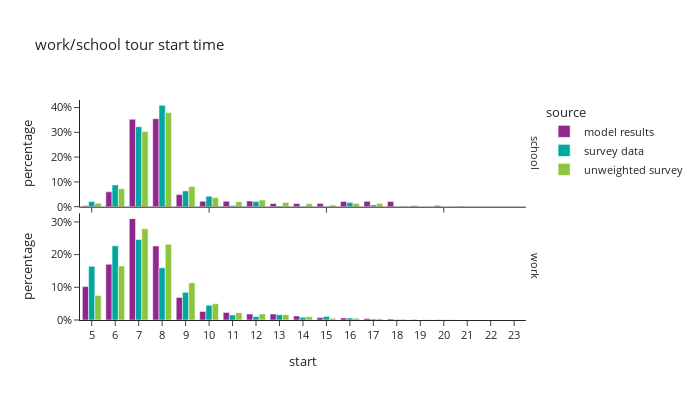

Notebook code cell kept with this figure:
### Code cell
df_plot = ws_tour_data.groupby(['source','tour_type','start'])[['trip_weight_2017_2019']].sum().reset_index()
df_plot['percentage'] = df_plot.groupby(['tour_type','source'], group_keys=False)['trip_weight_2017_2019']. \
    apply(lambda x: x / float(x.sum()))

fig = px.bar(df_plot, x="start", y="percentage", color="source",barmode="group",
             facet_row='tour_type',
             title="work/school tour start time")
fig.for_each_annotation(lambda a: a.update(text = a.text.split("=")[-1]))
fig.update_layout(height=400, width=700, yaxis1=dict(tickformat=".0%"), yaxis2=dict(tickformat=".0%", matches=None), xaxis=dict(dtick="1"))
fig.show()

### Figure 1 — Plotly figure (JSON) as saved in the notebook; plotly's stock layout.template omitted (floating-point values rounded to 4 significant figures)
{"data": [{"alignmentgroup": "True", "hovertemplate": "source=model results<br>tour_type=school<br>start=%{x}<br>percentage=%{y}<extra></extra>", "legendgroup": "model results", "marker": {"color": "#91268F", "pattern": {"shape": ""}}, "name": "model results", "offsetgroup": "model results", "orientation": "v", "showlegend": true, "textposition": "auto", "type": "bar", "x": [5.0, 6.0, 7.0, 8.0, 9.0, 10.0, 11.0, 12.0, 13.0, 14.0, 15.0, 16.0, 17.0, 18.0, 19.0, 20.0, 21.0, 22.0, 23.0], "xaxis": "x2", "y": [0.003743, 0.06004, 0.3525, 0.3552, 0.04885, 0.02176, 0.02195, 0.02282, 0.01289, 0.01288, 0.01331, 0.02132, 0.02151, 0.02132, 0.00355, 0.004384, 0.00194, 3.84e-05, 0.0001006], "yaxis": "y2"}, {"alignmentgroup": "True", "hovertemplate": "source=model results<br>tour_type=work<br>start=%{x}<br>percentage=%{y}<extra></extra>", "legendgroup": "model results", "marker": {"color": "#91268F", "pattern": {"shape": ""}}, "name": "model results", "offsetgroup": "model results", "orientation": "v", "showlegend": false, "textposition": "auto", "type": "bar", "x": [5.0, 6.0, 7.0, 8.0, 9.0, 10.0, 11.0, 12.0, 13.0, 14.0, 15.0, 16.0, 17.0, 18.0, 19.0, 20.0, 21.0, 22.0, 23.0], "xaxis": "x", "y": [0.1021, 0.1705, 0.31, 0.2263, 0.06914, 0.02633, 0.02302, 0.01806, 0.0181, 0.01244, 0.00728, 0.006499, 0.004301, 0.00292, 0.001653, 0.0009463, 0.00027, 4.078e-05, 2.462e-05], "yaxis": "y"}, {"alignmentgroup": "True", "hovertemplate": "source=survey data<br>tour_type=school<br>start=%{x}<br>percentage=%{y}<extra></extra>", "legendgroup": "survey data", "marker": {"color": "#00A7A0", "pattern": {"shape": ""}}, "name": "survey data", "offsetgroup": "survey data", "orientation": "v", "showlegend": true, "textposition": "auto", "type": "bar", "x": [5.0, 6.0, 7.0, 8.0, 9.0, 10.0, 11.0, 12.0, 13.0, 14.0, 15.0, 16.0, 17.0, 18.0], "xaxis": "x2", "y": [0.02066, 0.08786, 0.3226, 0.4089, 0.06377, 0.04248, 0.004674, 0.02075, 0.002577, 0.001088, 0.0004988, 0.01646, 0.007342, 0.0003579], "yaxis": "y2"}, {"alignmentgroup": "True", "hovertemplate": "source=survey data<br>tour_type=work<br>start=%{x}<br>percentage=%{y}<extra></extra>", "legendgroup": "survey data", "marker": {"color": "#00A7A0", "pattern": {"shape": ""}}, "name": "survey data", "offsetgroup": "survey data", "orientation": "v", "showlegend": false, "textposition": "auto", "type": "bar", "x": [5.0, 6.0, 7.0, 8.0, 9.0, 10.0, 11.0, 12.0, 13.0, 14.0, 15.0, 16.0, 17.0, 18.0, 19.0, 20.0], "xaxis": "x", "y": [0.1642, 0.2269, 0.2462, 0.1597, 0.08457, 0.04487, 0.01553, 0.0105, 0.01622, 0.008625, 0.0107, 0.006207, 0.003096, 0.001471, 0.0003054, 0.0009619], "yaxis": "y"}, {"alignmentgroup": "True", "hovertemplate": "source=unweighted survey<br>tour_type=school<br>start=%{x}<br>percentage=%{y}<extra></extra>", "legendgroup": "unweighted survey", "marker": {"color": "#8CC63E", "pattern": {"shape": ""}}, "name": "unweighted survey", "offsetgroup": "unweighted survey", "orientation": "v", "showlegend": true, "textposition": "auto", "type": "bar", "x": [5.0, 6.0, 7.0, 8.0, 9.0, 10.0, 11.0, 12.0, 13.0, 14.0, 15.0, 16.0, 17.0, 18.0], "xaxis": "x2", "y": [0.0139, 0.07273, 0.3037, 0.3797, 0.08128, 0.03743, 0.02032, 0.02674, 0.01711, 0.01176, 0.006417, 0.01283, 0.01283, 0.003209], "yaxis": "y2"}, {"alignmentgroup": "True", "hovertemplate": "source=unweighted survey<br>tour_type=work<br>start=%{x}<br>percentage=%{y}<extra></extra>", "legendgroup": "unweighted survey", "marker": {"color": "#8CC63E", "pattern": {"shape": ""}}, "name": "unweighted survey", "offsetgroup": "unweighted survey", "orientation": "v", "showlegend": false, "textposition": "auto", "type": "bar", "x": [5.0, 6.0, 7.0, 8.0, 9.0, 10.0, 11.0, 12.0, 13.0, 14.0, 15.0, 16.0, 17.0, 18.0, 19.0, 20.0], "xaxis": "x", "y": [0.07526, 0.1652, 0.2789, 0.2317, 0.1136, 0.04958, 0.02247, 0.01873, 0.01623, 0.01017, 0.004994, 0.005707, 0.003745, 0.002319, 0.0007134, 0.0007134], "yaxis": "y"}], "layout": {"annotations": [{"font": {}, "showarrow": false, "text": "work", "textangle": 90, "x": 0.98, "xanchor": "left", "xref": "paper", "y": 0.2425, "yanchor": "middle", "yref": "paper"}, {"font": {}, "showarrow": false, "text": "school", "textangle": 90, "x": 0.98, "xanchor": "left", "xref": "paper", "y": 0.7575, "yanchor": "middle", "yref": "paper"}], "barmode": "group", "height": 400, "legend": {"title": {"text": "source"}, "tracegroupgap": 0}, "title": {"text": "work/school tour start time"}, "width": 700, "xaxis": {"anchor": "y", "domain": [0.0, 0.98], "dtick": "1", "title": {"text": "start"}}, "xaxis2": {"anchor": "y2", "domain": [0.0, 0.98], "matches": "x", "showticklabels": false}, "yaxis": {"anchor": "x", "domain": [0.0, 0.485], "tickformat": ".0%", "title": {"text": "percentage"}}, "yaxis2": {"anchor": "x2", "domain": [0.515, 1.0], "tickformat": ".0%", "title": {"text": "percentage"}}}}
